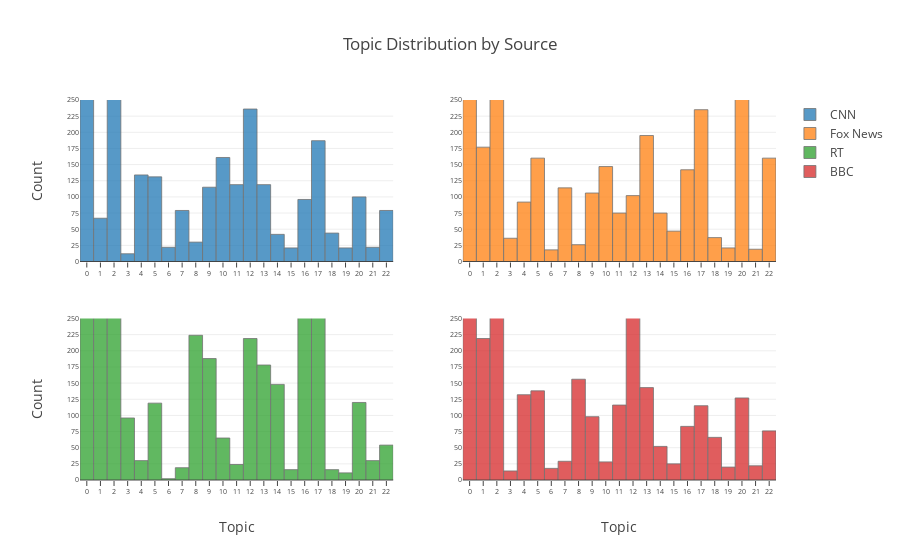

Notebook code for this chart:
### Code cell
x = np.random.randn(500)
trace1 = go.Histogram(x=topic_modeling_df_dropped[cnn_filter]['Dominant_Topic'], opacity=0.75, name='CNN',
                      marker=dict(
                          line=dict(width=.8)))
trace2 = go.Histogram(x=topic_modeling_df_dropped[fox_filter]['Dominant_Topic'], opacity=0.75, name='Fox News',
                      marker=dict(
                          line=dict(width=.8)))
trace3 = go.Histogram(x=topic_modeling_df_dropped[rt_filter]['Dominant_Topic'], opacity=0.75, name='RT',
                      marker=dict(
                          line=dict(width=.8)))
trace4 = go.Histogram(x=topic_modeling_df_dropped[bbc_filter]['Dominant_Topic'], opacity=0.75, name='BBC',
                      marker=dict(
                          line=dict(width=.8)))

data = [trace1, trace2, trace3, trace4]
layout = go.Layout(
    xaxis=dict(
        tickmode='linear',
        ticks='outside',
        tick0=0,
        dtick=1
    ),
    title=go.layout.Title(
        text='Topic Distributions by Source',
        xref='paper',
        y=.88,
        font=dict(size=20)
    )
)

fig2 = tools.make_subplots(rows=2, cols=2)
fig2.append_trace(trace1, 1, 1)
fig2.append_trace(trace2, 1, 2)
fig2.append_trace(trace3, 2, 1)
fig2.append_trace(trace4, 2, 2)
fig2['layout'].update(title='Topic Distribution by Source',
                     xaxis1=dict(
                        tickmode='linear',
                        ticks='outside',
                        tick0=0,
                        dtick=1,
                         tickfont=dict(
            size=7
        )
                     ), 
                    yaxis1=dict(range=[0, 250], title='Count', 
                  dtick=25, tickfont=dict(
            size=7)),
         xaxis2=dict(
        tickmode='linear',
        ticks='outside',
        tick0=0,
        dtick=1,
                         tickfont=dict(
            size=7
        )
    ),yaxis2=dict(range=[0, 250], 
                  dtick=25, tickfont=dict(
            size=7)),
         xaxis3=dict(
        tickmode='linear',
        ticks='outside',
        tick0=0,
        dtick=1,title='Topic',
                         tickfont=dict(
            size=7
        )
    ),yaxis3=dict(range=[0, 250], title='Count', 
                  dtick=25, tickfont=dict(
            size=7)),
                     xaxis4=dict(
        tickmode='linear',
        ticks='outside',
        tick0=0,
        dtick=1,
         title='Topic',
                         tickfont=dict(
            size=7
        )
    ),yaxis4=dict(range=[0, 250], 
                  dtick=25, tickfont=dict(
            size=7)))

plotly.offline.iplot(fig2, filename='basic histogram')

### Figure 1 — Plotly figure (JSON) as saved in the notebook; plotly's stock layout.template omitted (floating-point values rounded to 4 significant figures; data arrays with more than 128 entries replaced by an {"elided": "..."} marker saying what was removed)
{"data": [{"marker": {"line": {"width": 0.8}}, "name": "CNN", "opacity": 0.75, "type": "histogram", "uid": "4a838518-6be6-444f-9e22-ed91974bb4ee", "x": {"elided": "3897 int values"}, "xaxis": "x", "yaxis": "y"}, {"marker": {"line": {"width": 0.8}}, "name": "Fox News", "opacity": 0.75, "type": "histogram", "uid": "a1b9c37f-2c4a-4a6f-a998-ea69c3b7e672", "x": {"elided": "4202 int values"}, "xaxis": "x2", "yaxis": "y2"}, {"marker": {"line": {"width": 0.8}}, "name": "RT", "opacity": 0.75, "type": "histogram", "uid": "028853b9-6075-4076-91af-da386124d3a9", "x": {"elided": "3766 int values"}, "xaxis": "x3", "yaxis": "y3"}, {"marker": {"line": {"width": 0.8}}, "name": "BBC", "opacity": 0.75, "type": "histogram", "uid": "6585d249-24c1-476c-b6c7-4dbb67612fb6", "x": {"elided": "3635 int values"}, "xaxis": "x4", "yaxis": "y4"}], "layout": {"title": {"text": "Topic Distribution by Source"}, "xaxis": {"anchor": "y", "domain": [0, 0.45], "dtick": 1, "tick0": 0, "tickfont": {"size": 7}, "tickmode": "linear", "ticks": "outside"}, "xaxis2": {"anchor": "y2", "domain": [0.55, 1], "dtick": 1, "tick0": 0, "tickfont": {"size": 7}, "tickmode": "linear", "ticks": "outside"}, "xaxis3": {"anchor": "y3", "domain": [0, 0.45], "dtick": 1, "tick0": 0, "tickfont": {"size": 7}, "tickmode": "linear", "ticks": "outside", "title": {"text": "Topic"}}, "xaxis4": {"anchor": "y4", "domain": [0.55, 1], "dtick": 1, "tick0": 0, "tickfont": {"size": 7}, "tickmode": "linear", "ticks": "outside", "title": {"text": "Topic"}}, "yaxis": {"anchor": "x", "domain": [0.575, 1], "dtick": 25, "range": [0, 250], "tickfont": {"size": 7}, "title": {"text": "Count"}}, "yaxis2": {"anchor": "x2", "domain": [0.575, 1], "dtick": 25, "range": [0, 250], "tickfont": {"size": 7}}, "yaxis3": {"anchor": "x3", "domain": [0, 0.425], "dtick": 25, "range": [0, 250], "tickfont": {"size": 7}, "title": {"text": "Count"}}, "yaxis4": {"anchor": "x4", "domain": [0, 0.425], "dtick": 25, "range": [0, 250], "tickfont": {"size": 7}}}}
